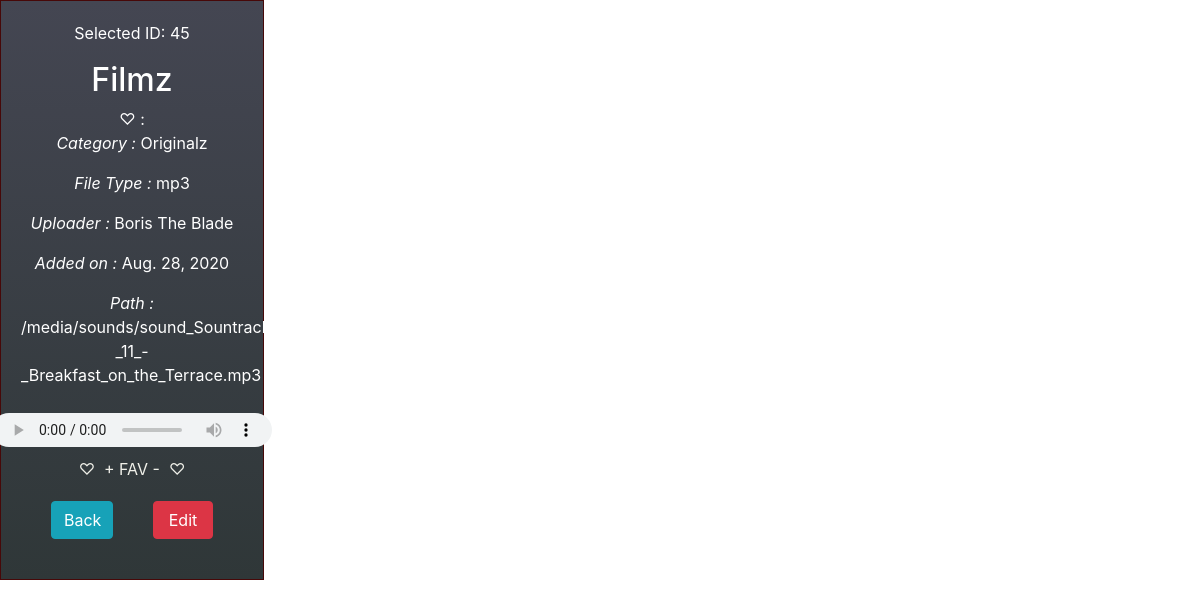
Page /sounds/45/details (signed in) on the earlier database version.
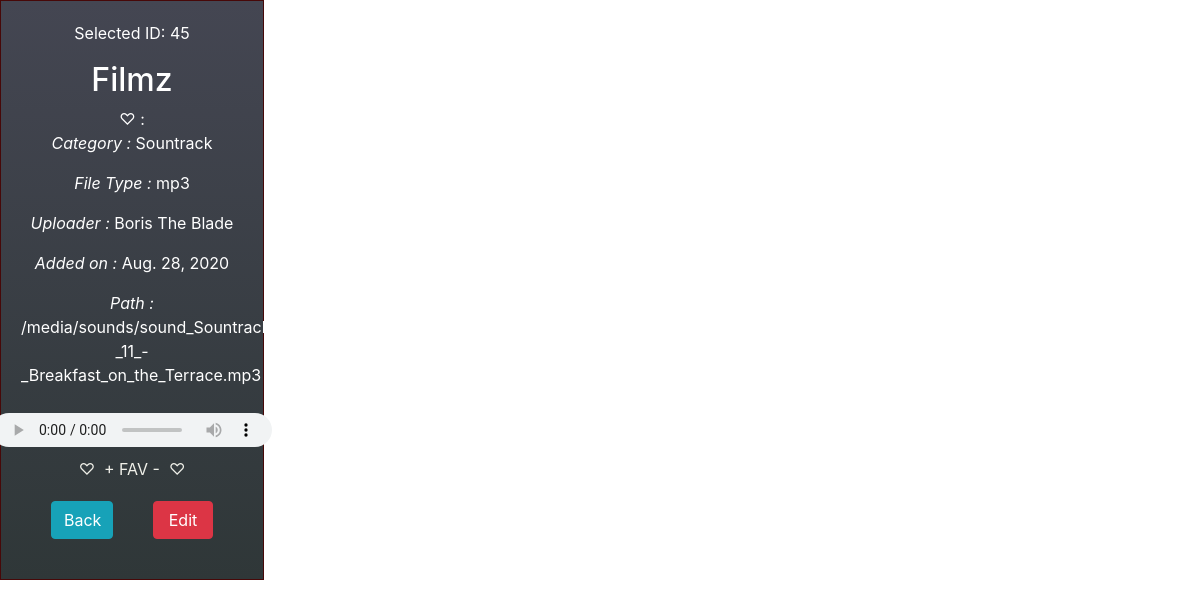
Same page on the later database version.
### upload/models.py (models this page shows, shortened)
class Sound(models.Model):
    title = models.CharField(max_length=255)
    category = models.ForeignKey(Category, on_delete=models.CASCADE)
    created_at = models.DateField(auto_now_add=True)
    created_by = models.ForeignKey(User, related_name="sounds_created",on_delete=models.CASCADE,)
    def get_upload_path(instance, filename): #creates a dynamic file path
        extension = filename.split('.')[-1]
        new_filename = filename
        return '/'.join(["_"+ instance.created_by.first_name, new_filename])
    soundfile = models.FileField(upload_to  = get_upload_path, #should change soundfile to upload (more general)
    storage = CustomStorage(),#added so Django doesn do its _name (the get_valid_filename) thing new custom class Storage overrides this
    null=True, blank=True, verbose_name = "")
    fans = models.ManyToManyField(User, related_name='faves')
    def extension(self): #gets the extension
        title, extension = os.path.splitext(self.soundfile.name)
        return extension.replace(".","")
    objects = SoundManager() #added
    def __str__(self):
        return str(self.soundfile.name) #was am jor bug 8.25.2020

class Category(models.Model):
    title = models.CharField(max_length=55)
    slug = models.SlugField(max_length=128)
    objects = CatManager() #added
    def __str__(self):
        return self.title

### login_app/models.py (models this page shows)
class User(models.Model):
    first_name = models.CharField(max_length=255)
    last_name = models.CharField(max_length=255)
    email = models.EmailField(max_length=254)
    password = models.CharField(max_length=254)
    updated_at = models.DateTimeField(auto_now=True)
    created_at = models.DateTimeField(auto_now_add=True)
    objects = UserManager() #added

### upload/views.py (the view)
# urls.py: path('sounds/<int:id>/details', views.details),
def details(request, id):
    logged_user = User.objects.get(id=request.session['logged_user'])
    the_sound = Sound.objects.get(id=id)
    soundfile = the_sound
    print(the_sound.__dict__)
    print(the_sound.fans)
    print("The file is",the_sound)
    context = {
        'sound':the_sound,
        'soundfile': soundfile,
        'logged_user':logged_user,
    }
    return render(request, 'details.html', context)

### upload/templates/details.html (shortened to what this page needs)
{% extends 'sounds.html'%}
{% block content %}
{% load static %}
<div class="partition">
    <p>Selected ID: {{sound.id}}</p>
    <h2>{{sound.title}}</h2>
    ♡ :
    <p><em>Category :</em> {{sound.category}}</p>
    <p><em>File Type :</em> {{sound.extension.lower}}</p>
    <p><em>Uploader :</em> {{sound.created_by.first_name}}</p>
    <p><em>Added on :</em> {{sound.created_at}}</p>
    <p><em>Path : </em>{{ MEDIA_URL }}{{sound}}</p>
    <audio controls class='player'>
        <source src='{{ MEDIA_URL }}{{ sound }}' type='audio/ogg'>
        <source src='{{ MEDIA_URL }}{{ sound }}' type='audio/mpeg'>
    </audio>
    <a class="flashy" href="/sounds/{{sound.id}}/fav">♡&nbsp;&nbsp;+ FAV -&nbsp;&nbsp;♡</a>
    <div class="form-line">
        <a class="btn btn-info normal_butt" href="/home">Back</a>
        <a class="btn btn-danger normal_butt" href="/sounds/{{sound.id}}/entry_edit">Edit</a>
    </div>
</div>
{% endblock%}

### upload/templates/sounds.html (shortened to what this page needs)
<!DOCTYPE html>
<html lang="en">
<head>
    {% load static %}
    <link rel="stylesheet" href="{%static 'css/style.css' %}">
    <link rel="stylesheet" href="https://stackpath.bootstrapcdn.com/bootstrap/4.5.2/css/bootstrap.min.css">
</head>
<body>
    {% block content%}{% endblock %}
</body>
</html>

### upload/static/css/style.css (style rules this page uses)
.partition { border: 1px solid rgb(71, 8, 8); max-width: 22%; text-align: center; padding: .5em; margin: 0px; background: -webkit-linear-gradient(bottom, #2f3738, #444652); display: flex; flex-direction: column; padding:20px; color:white; }
.form-line { display: flex; justify-content: space-between; margin:10px; }
.normal_butt { min-width:60px; max-width:80px; margin:10px 20px 10px 20px; display:flex; justify-content: space-between; }
.player { padding: 10px; align-self: center; }
.flashy { color:rgb(240, 240, 233); }

Differences in the rows shown:
changed Sound "Filmz": category "Originalz" → "Sountrack"
